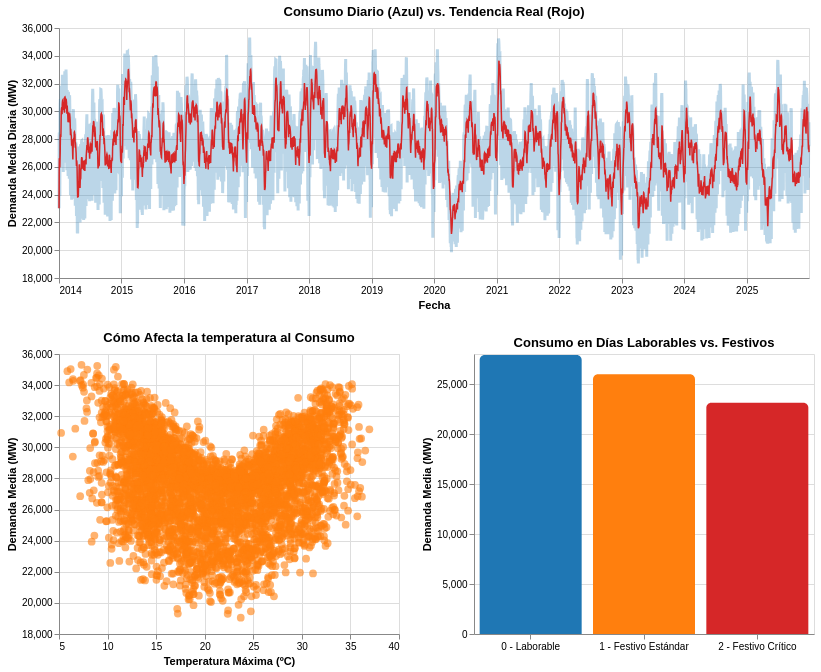

Source (notebook cell):
### Code cell
import pandas as pd
import altair as alt

# Cargamos el dataset de demanda ya limpio y particionado en parquet en la fase de oro
df_oro = pd.read_parquet('data/gold/dataset_demanda_parquet')

# Agrupamos los datos a nivel diario calculando medias y máximas
df_diario = df_oro.groupby(pd.to_datetime(df_oro['fecha']).dt.date).agg({
    'demanda_mw': 'mean',
    'temperatura_maxima': 'max',
    'tipo_dia': 'first'
}).reset_index()

# Aseguramos formatos de datos importantes tras la agrupación
df_diario['fecha'] = pd.to_datetime(df_diario['fecha'])
df_diario['tipo_dia'] = df_diario['tipo_dia'].astype(int)

# Aplicamos el diccionario analítico de los tipos de días
diccionario_dias = {
    0: '0 - Laborable', 
    1: '1 - Festivo Estándar', 
    2: '2 - Festivo Crítico'
}
df_diario['categoria_visual'] = df_diario['tipo_dia'].map(diccionario_dias)

# Creamos un selector de intervalo exclusivo para el eje X del gráfico de demanda energética
selector_fecha = alt.selection_interval(encodings=['x'])

# CONSTRUCCIÓN DE LOS GRÁFICOS

# Demanda energética a lo largo del tiempo
# Gráfico A.1: Evolución Temporal en la demanda (Azul)
linea_base = alt.Chart(df_diario).mark_line(
    color='#1f77b4', strokeWidth=3, opacity=0.3
).encode(
    x=alt.X('fecha:T', title='Fecha'),
    y=alt.Y('demanda_mw:Q', title='Demanda Media Diaria (MW)', scale=alt.Scale(zero=False)),
    tooltip=[
        alt.Tooltip('fecha:T', title='Fecha'), 
        alt.Tooltip('demanda_mw:Q', title='Demanda Real (MW)', format='.0f')
    ]
)

# Gráfico A.2: Media Móvil de 7 días para mostrar la tendencia (Rojo)
linea_tendencia = alt.Chart(df_diario).mark_line(
    color='#d62728', strokeWidth=1.5
).transform_window(
    media_movil='mean(demanda_mw)',
    sort=[alt.SortField('fecha')],
    frame=[-7, 0] # Calcula la media usando los 7 días anteriores
).encode(
    x='fecha:T',
    y='media_movil:Q',
    tooltip=[
        alt.Tooltip('fecha:T', title='Fecha'),
        alt.Tooltip('media_movil:Q', title='Tendencia (MW)', format='.0f')
    ]
)

# Superponemos las dos capas (+) y le enchufamos tu selector de fechas
grafico_linea = (linea_base + linea_tendencia).properties(
    width=750,
    height=250,
    title="Consumo Diario (Azul) vs. Tendencia Real (Rojo)"
).add_params(
    selector_fecha
)

# Gráfico B: Impacto de las temperaturas en la demanda energética
grafico_clima = alt.Chart(df_diario).mark_circle(size=60, opacity=0.6, color='#ff7f0e').encode(
    x=alt.X('temperatura_maxima:Q', title='Temperatura Máxima (ºC)', scale=alt.Scale(zero=False)),
    y=alt.Y('demanda_mw:Q', title='Demanda Media (MW)', scale=alt.Scale(zero=False)),
    tooltip=[
        alt.Tooltip('fecha:T', title='Fecha'),
        alt.Tooltip('temperatura_maxima:Q', title='Temp. Máx (ºC)', format='.1f'),
        alt.Tooltip('demanda_mw:Q', title='Demanda (MW)', format='.0f')
    ]
).properties(
    width=340,
    height=280,
    title="Cómo Afecta la temperatura al Consumo"
).transform_filter(
    selector_fecha
)

# Gráfico C: Impacto de los días festivos y laborales en la demanda energética
grafico_festivos = alt.Chart(df_diario).mark_bar(
    cornerRadiusTopLeft=5, 
    cornerRadiusTopRight=5
).encode(
    x=alt.X('categoria_visual:N', title='', axis=alt.Axis(labelAngle=0)),
    y=alt.Y('mean(demanda_mw):Q', title='Demanda Media (MW)'),
    color=alt.Color(
        'categoria_visual:N', 
        legend=None, 
        scale=alt.Scale(
            domain=['0 - Laborable', '1 - Festivo Estándar', '2 - Festivo Crítico'],
            range=['#1f77b4', '#ff7f0e', '#d62728']
        )
    ),
    tooltip=[
        alt.Tooltip('categoria_visual:N', title='Tipo de Día'), 
        alt.Tooltip('mean(demanda_mw):Q', title='Demanda Media (MW)', format='.0f')
    ]
).properties(
    width=340,
    height=280,
    title="Consumo en Días Laborables vs. Festivos"
).transform_filter(
    selector_fecha
)

# Composición final del Dashboard
dashboard_final = grafico_linea & (grafico_clima | grafico_festivos)

# Mostramos el cuadro de mando en el cuaderno
dashboard_final.display()

### Figure 1 — Vega-Lite specification as saved in the notebook (floating-point values rounded to 4 significant figures; data arrays with more than 128 entries replaced by an {"elided": "..."} marker saying what was removed)
{"config": {"view": {"continuousWidth": 300, "continuousHeight": 300}}, "vconcat": [{"layer": [{"mark": {"type": "line", "color": "#1f77b4", "opacity": 0.3, "strokeWidth": 3}, "encoding": {"tooltip": [{"field": "fecha", "title": "Fecha", "type": "temporal"}, {"field": "demanda_mw", "format": ".0f", "title": "Demanda Real (MW)", "type": "quantitative"}], "x": {"field": "fecha", "title": "Fecha", "type": "temporal"}, "y": {"field": "demanda_mw", "scale": {"zero": false}, "title": "Demanda Media Diaria (MW)", "type": "quantitative"}}, "name": "view_bdc9ed81d7708f37_0"}, {"mark": {"type": "line", "color": "#d62728", "strokeWidth": 1.5}, "encoding": {"tooltip": [{"field": "fecha", "title": "Fecha", "type": "temporal"}, {"field": "media_movil", "format": ".0f", "title": "Tendencia (MW)", "type": "quantitative"}], "x": {"field": "fecha", "type": "temporal"}, "y": {"field": "media_movil", "type": "quantitative"}}, "transform": [{"window": [{"op": "mean", "field": "demanda_mw", "as": "media_movil"}], "frame": [-7, 0], "sort": [{"field": "fecha"}]}]}], "height": 250, "title": "Consumo Diario (Azul) vs. Tendencia Real (Rojo)", "width": 750}, {"hconcat": [{"mark": {"type": "circle", "color": "#ff7f0e", "opacity": 0.6, "size": 60}, "encoding": {"tooltip": [{"field": "fecha", "title": "Fecha", "type": "temporal"}, {"field": "temperatura_maxima", "format": ".1f", "title": "Temp. Máx (ºC)", "type": "quantitative"}, {"field": "demanda_mw", "format": ".0f", "title": "Demanda (MW)", "type": "quantitative"}], "x": {"field": "temperatura_maxima", "scale": {"zero": false}, "title": "Temperatura Máxima (ºC)", "type": "quantitative"}, "y": {"field": "demanda_mw", "scale": {"zero": false}, "title": "Demanda Media (MW)", "type": "quantitative"}}, "height": 280, "title": "Cómo Afecta la temperatura al Consumo", "transform": [{"filter": {"param": "param_c97a99acfc68b794"}}], "width": 340}, {"mark": {"type": "bar", "cornerRadiusTopLeft": 5, "cornerRadiusTopRight": 5}, "encoding": {"color": {"field": "categoria_visual", "legend": null, "scale": {"domain": ["0 - Laborable", "1 - Festivo Estándar", "2 - Festivo Crítico"], "range": ["#1f77b4", "#ff7f0e", "#d62728"]}, "type": "nominal"}, "tooltip": [{"field": "categoria_visual", "title": "Tipo de Día", "type": "nominal"}, {"aggregate": "mean", "field": "demanda_mw", "format": ".0f", "title": "Demanda Media (MW)", "type": "quantitative"}], "x": {"axis": {"labelAngle": 0}, "field": "categoria_visual", "title": "", "type": "nominal"}, "y": {"aggregate": "mean", "field": "demanda_mw", "title": "Demanda Media (MW)", "type": "quantitative"}}, "height": 280, "title": "Consumo en Días Laborables vs. Festivos", "transform": [{"filter": {"param": "param_c97a99acfc68b794"}}], "width": 340}]}], "data": {"name": "data-036261f1681094155e77d4ccdb970945"}, "params": [{"name": "param_c97a99acfc68b794", "select": {"type": "interval", "encodings": ["x"]}, "views": ["view_bdc9ed81d7708f37_0"]}], "$schema": "https://vega.github.io/schema/vega-lite/v6.4.1.json", "datasets": {"data-036261f1681094155e77d4ccdb970945": {"elided": "4382 records"}}}
